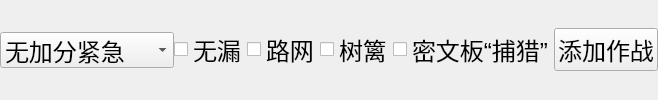
        <widget class="QWidget" name="widget_5" native="true">
         <property name="minimumSize">
          <size>
           <width>0</width>
           <height>0</height>
          </size>
         </property>
         <property name="font">
          <font>
           <family>Arial</family>
           <pointsize>18</pointsize>
          </font>
         </property>
         <layout class="QHBoxLayout" name="horizontalLayout_4">
          <property name="spacing">
           <number>0</number>
          </property>
          <property name="leftMargin">
           <number>0</number>
          </property>
          <property name="topMargin">
           <number>0</number>
          </property>
          <property name="rightMargin">
           <number>0</number>
          </property>
          <property name="bottomMargin">
           <number>0</number>
          </property>
          <item>
           <widget class="QComboBox" name="em_1">
            <property name="minimumSize">
             <size>
              <width>0</width>
              <height>0</height>
             </size>
            </property>
            <property name="maximumSize">
             <size>
              <width>280</width>
              <height>16777215</height>
             </size>
            </property>
            <property name="font">
             <font>
              <family>Arial</family>
              <pointsize>18</pointsize>
             </font>
            </property>
            <item>
             <property name="text">
              <string>无加分紧急</string>
             </property>
            </item>
            <item>
             <property name="text">
              <string>冰海凝影</string>
             </property>
            </item>
            <item>
             <property name="text">
              <string>狡兽九窟</string>
             </property>
            </item>
            <item>
             <property name="text">
              <string>坍缩体的午后</string>
             </property>
            </item>
            <item>
             <property name="text">
              <string>公司纠葛</string>
             </property>
            </item>
            <item>
             <property name="text">
              <string>应用测试</string>
             </property>
            </item>
            <item>
             <property name="text">
              <string>禁区</string>
             </property>
            </item>
            <item>
             <property name="text">
              <string>本能污染</string>
             </property>
            </item>
            <item>
             <property name="text">
              <string>亡者行军</string>
             </property>
            </item>
            <item>
             <property name="text">
              <string>乐理之灾</string>
             </property>
            </item>
            <item>
             <property name="text">
              <string>混乱的表象</string>
             </property>
            </item>
            <item>
             <property name="text">
              <string>何处无山海</string>
             </property>
            </item>
            <item>
             <property name="text">
              <string>求敌得敌</string>
             </property>
            </item>
            <item>
             <property name="text">
              <string>生人勿近</string>
             </property>
            </item>
            <item>
             <property name="text">
              <string>生灵的终点</string>
             </property>
            </item>
            <item>
             <property name="text">
              <string>霜与沙</string>
             </property>
            </item>
           </widget>
          </item>
          <item>
           <layout class="QHBoxLayout" name="horizontalLayout_2">
            <item>
             <widget class="QCheckBox" name="em_a">
              <property name="minimumSize">
               <size>
                <width>0</width>
                <height>0</height>
               </size>
              </property>
              <property name="font">
               <font>
                <family>Arial</family>
                <pointsize>18</pointsize>
               </font>
              </property>
              <property name="text">
               <string>无漏</string>
              </property>
             </widget>
            </item>
            <item>
             <widget class="QCheckBox" name="em_b">
              <property name="minimumSize">
               <size>
                <width>0</width>
                <height>0</height>
               </size>
              </property>
              <property name="font">
               <font>
                <family>Arial</family>
                <pointsize>18</pointsize>
               </font>
              </property>
              <property name="text">
               <string>路网</string>
              </property>
             </widget>
            </item>
            <item>
             <widget class="QCheckBox" name="em_c">
              <property name="minimumSize">
               <size>
                <width>0</width>
                <height>0</height>
               </size>
              </property>
              <property name="font">
               <font>
                <family>Arial</family>
                <pointsize>18</pointsize>
               </font>
              </property>
              <property name="text">
               <string>树篱</string>
              </property>
             </widget>
            </item>
            <item>
             <widget class="QCheckBox" name="em_d">
              <property name="minimumSize">
               <size>
                <width>0</width>
                <height>0</height>
               </size>
              </property>
              <property name="font">
               <font>
                <family>Arial</family>
                <pointsize>18</pointsize>
               </font>
              </property>
              <property name="text">
               <string>密文板“捕猎”</string>
              </property>
             </widget>
            </item>
           </layout>
          </item>
          <item>
           <widget class="QPushButton" name="button_em">
            <property name="minimumSize">
             <size>
              <width>0</width>
              <height>0</height>
             </size>
            </property>
            <property name="maximumSize">
             <size>
              <width>180</width>
              <height>16777215</height>
             </size>
            </property>
            <property name="font">
             <font>
              <family>Arial</family>
              <pointsize>18</pointsize>
             </font>
            </property>
            <property name="styleSheet">
             <string notr="true"/>
            </property>
            <property name="text">
             <string>添加作战</string>
            </property>
           </widget>
          </item>
         </layout>
        </widget>
